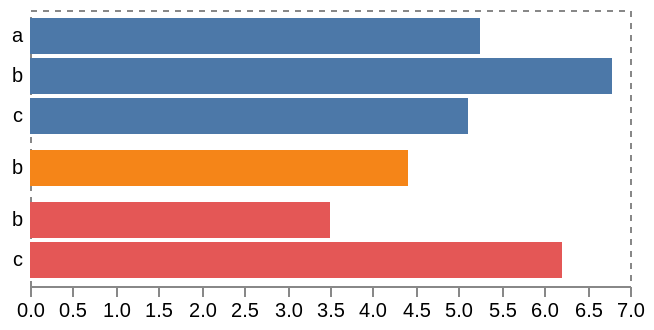

The specification (Vega-Lite) saved for this image:
### Vega specification from a JSON file in a GitHub repository (floating-point values rounded to 4 significant figures)
{"$schema": "https://vega.github.io/schema/vega/v4.json", "width": 300, "padding": 5, "autosize": "pad", "encode": {"enter": {"fill": {"value": "transparent"}, "strokeWidth": {"value": 1}, "stroke": {"value": "#888"}}, "update": {"strokeDash": {"value": [3, 3]}}, "hover": {"strokeDash": {"value": []}}}, "signals": [{"name": "rangeStep", "value": 20, "bind": {"input": "range", "min": 5, "max": 50, "step": 1}}, {"name": "innerPadding", "value": 0.1, "bind": {"input": "range", "min": 0, "max": 1}}, {"name": "outerPadding", "value": 0.2, "bind": {"input": "range", "min": 0, "max": 1}}, {"name": "height", "update": "trellisExtent[1]"}], "data": [{"name": "tuples", "values": [{"a": 0, "b": "a", "c": 6.3}, {"a": 0, "b": "a", "c": 4.2}, {"a": 0, "b": "b", "c": 6.8}, {"a": 0, "b": "c", "c": 5.1}, {"a": 1, "b": "b", "c": 4.4}, {"a": 2, "b": "b", "c": 3.5}, {"a": 2, "b": "c", "c": 6.2}], "transform": [{"type": "aggregate", "groupby": ["a", "b"], "fields": ["c"], "ops": ["average"], "as": ["c"]}]}, {"name": "trellis", "source": "tuples", "transform": [{"type": "aggregate", "groupby": ["a"]}, {"type": "formula", "as": "span", "expr": "rangeStep * bandspace(datum.count, innerPadding, outerPadding)"}, {"type": "stack", "field": "span"}, {"type": "extent", "field": "y1", "signal": "trellisExtent"}]}], "scales": [{"name": "xscale", "domain": {"data": "tuples", "field": "c"}, "nice": true, "zero": true, "round": true, "range": "width"}, {"name": "color", "type": "ordinal", "range": "category", "domain": {"data": "trellis", "field": "a"}}], "axes": [{"orient": "bottom", "scale": "xscale", "domain": true}], "marks": [{"type": "group", "from": {"data": "trellis", "facet": {"name": "faceted_tuples", "data": "tuples", "groupby": "a"}}, "encode": {"enter": {"x": {"value": 0}, "width": {"signal": "width"}}, "update": {"y": {"field": "y0"}, "y2": {"field": "y1"}}}, "scales": [{"name": "yscale", "type": "band", "paddingInner": {"signal": "innerPadding"}, "paddingOuter": {"signal": "outerPadding"}, "round": true, "domain": {"data": "faceted_tuples", "field": "b"}, "range": {"step": {"signal": "rangeStep"}}}], "axes": [{"orient": "left", "scale": "yscale", "ticks": false, "domain": false, "labelPadding": 4}], "marks": [{"type": "rect", "from": {"data": "faceted_tuples"}, "encode": {"enter": {"x": {"value": 0}, "x2": {"scale": "xscale", "field": "c"}, "fill": {"scale": "color", "field": "a"}, "strokeWidth": {"value": 2}}, "update": {"y": {"scale": "yscale", "field": "b"}, "height": {"scale": "yscale", "band": 1}, "stroke": {"value": null}, "zindex": {"value": 0}}, "hover": {"stroke": {"value": "firebrick"}, "zindex": {"value": 1}}}}]}]}
